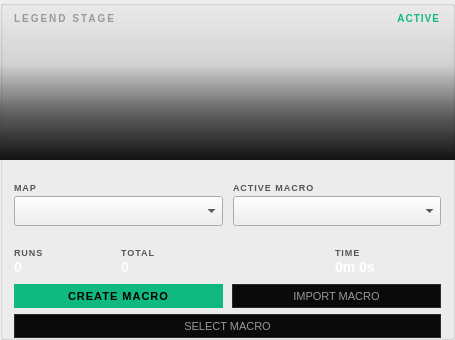
     <widget class="QGroupBox" name="legendModeGroup">
      <property name="geometry">
       <rect>
        <x>988</x>
        <y>75</y>
        <width>455</width>
        <height>340</height>
       </rect>
      </property>
      <property name="title">
       <string/>
      </property>
      <widget class="QFrame" name="legendImageFrame">
       <property name="geometry">
        <rect>
         <x>0</x>
         <y>0</y>
         <width>455</width>
         <height>160</height>
        </rect>
       </property>
       <property name="styleSheet">
        <string>border: none; background-repeat: no-repeat; background-position: center;</string>
       </property>
      </widget>
      <widget class="QFrame" name="legendImageOverlay">
       <property name="geometry">
        <rect>
         <x>0</x>
         <y>0</y>
         <width>455</width>
         <height>160</height>
        </rect>
       </property>
       <property name="styleSheet">
        <string>background: qlineargradient(x1:0, y1:0, x2:0, y2:1, stop:0 rgba(17,17,17,0), stop:0.4 rgba(17,17,17,30), stop:0.7 rgba(17,17,17,160), stop:1 rgba(17,17,17,255)); border: none;</string>
       </property>
      </widget>
      <widget class="QLabel" name="legendModeLabel">
       <property name="geometry">
        <rect>
         <x>14</x>
         <y>10</y>
         <width>120</width>
         <height>16</height>
        </rect>
       </property>
       <property name="styleSheet">
        <string>color: #999; font-size: 10px; font-weight: 700; letter-spacing: 2px; background: transparent;</string>
       </property>
       <property name="text">
        <string>LEGEND STAGE</string>
       </property>
      </widget>
      <widget class="QLabel" name="legendActiveLabel">
       <property name="geometry">
        <rect>
         <x>360</x>
         <y>10</y>
         <width>80</width>
         <height>16</height>
        </rect>
       </property>
       <property name="styleSheet">
        <string>color: #10b981; font-size: 10px; font-weight: 700; letter-spacing: 1px; background: transparent;</string>
       </property>
       <property name="text">
        <string>ACTIVE</string>
       </property>
       <property name="alignment">
        <set>Qt::AlignRight|Qt::AlignVCenter</set>
       </property>
      </widget>
      <widget class="QLabel" name="legendMapLabel">
       <property name="geometry">
        <rect>
         <x>14</x>
         <y>180</y>
         <width>60</width>
         <height>14</height>
        </rect>
       </property>
       <property name="styleSheet">
        <string>color: #555; font-size: 9px; font-weight: 600; letter-spacing: 1px; background: transparent;</string>
       </property>
       <property name="text">
        <string>MAP</string>
       </property>
      </widget>
      <widget class="QLabel" name="legendMacroLabel">
       <property name="geometry">
        <rect>
         <x>233</x>
         <y>180</y>
         <width>120</width>
         <height>14</height>
        </rect>
       </property>
       <property name="styleSheet">
        <string>color: #555; font-size: 9px; font-weight: 600; letter-spacing: 1px; background: transparent;</string>
       </property>
       <property name="text">
        <string>ACTIVE MACRO</string>
       </property>
      </widget>
      <widget class="QComboBox" name="legendMapCombo">
       <property name="geometry">
        <rect>
         <x>14</x>
         <y>196</y>
         <width>209</width>
         <height>30</height>
        </rect>
       </property>
      </widget>
      <widget class="QComboBox" name="legendMacroCombo">
       <property name="geometry">
        <rect>
         <x>233</x>
         <y>196</y>
         <width>208</width>
         <height>30</height>
        </rect>
       </property>
      </widget>
      <widget class="QLabel" name="legendRunsLabel">
       <property name="geometry">
        <rect>
         <x>14</x>
         <y>240</y>
         <width>107</width>
         <height>40</height>
        </rect>
       </property>
       <property name="styleSheet">
        <string>background: transparent;</string>
       </property>
       <property name="text">
        <string>&lt;span style="color:#555;font-size:9px;font-weight:600;letter-spacing:1px;">RUNS&lt;/span>&lt;br>&lt;span style="color:#fff;font-size:14px;font-weight:600;font-family:'Menlo','SF Mono',monospace;">0&lt;/span></string>
       </property>
       <property name="textFormat">
        <enum>Qt::RichText</enum>
       </property>
      </widget>
      <widget class="QLabel" name="legendTotalLabel">
       <property name="geometry">
        <rect>
         <x>121</x>
         <y>240</y>
         <width>107</width>
         <height>40</height>
        </rect>
       </property>
       <property name="styleSheet">
        <string>background: transparent;</string>
       </property>
       <property name="text">
        <string>&lt;span style="color:#555;font-size:9px;font-weight:600;letter-spacing:1px;">TOTAL&lt;/span>&lt;br>&lt;span style="color:#fff;font-size:14px;font-weight:600;font-family:'Menlo','SF Mono',monospace;">0&lt;/span></string>
       </property>
       <property name="textFormat">
        <enum>Qt::RichText</enum>
       </property>
      </widget>
      <widget class="QLabel" name="legendTimeLabel">
       <property name="geometry">
        <rect>
         <x>335</x>
         <y>240</y>
         <width>107</width>
         <height>40</height>
        </rect>
       </property>
       <property name="styleSheet">
        <string>background: transparent;</string>
       </property>
       <property name="text">
        <string>&lt;span style="color:#555;font-size:9px;font-weight:600;letter-spacing:1px;">TIME&lt;/span>&lt;br>&lt;span style="color:#fff;font-size:14px;font-weight:600;font-family:'Menlo','SF Mono',monospace;">0m 0s&lt;/span></string>
       </property>
       <property name="textFormat">
        <enum>Qt::RichText</enum>
       </property>
      </widget>
      <widget class="QPushButton" name="legendCreateMacroButton">
       <property name="geometry">
        <rect>
         <x>14</x>
         <y>284</y>
         <width>209</width>
         <height>24</height>
        </rect>
       </property>
       <property name="styleSheet">
        <string>background: #10b981; color: #000; font-weight: 700; font-size: 11px; border: none; border-radius: 0px; letter-spacing: 1px;</string>
       </property>
       <property name="text">
        <string>CREATE MACRO</string>
       </property>
      </widget>
      <widget class="QPushButton" name="legendImportMacroButton">
       <property name="geometry">
        <rect>
         <x>232</x>
         <y>284</y>
         <width>209</width>
         <height>24</height>
        </rect>
       </property>
       <property name="styleSheet">
        <string>background: #0a0a0a; color: #999; font-size: 11px; border: 1px solid #2a2a2a; border-radius: 0px;</string>
       </property>
       <property name="text">
        <string>IMPORT MACRO</string>
       </property>
      </widget>
      <widget class="QPushButton" name="legendSelectMacroButton">
       <property name="geometry">
        <rect>
         <x>14</x>
         <y>314</y>
         <width>427</width>
         <height>24</height>
        </rect>
       </property>
       <property name="styleSheet">
        <string>background: #0a0a0a; color: #999; font-size: 11px; border: 1px solid #2a2a2a; border-radius: 0px;</string>
       </property>
       <property name="text">
        <string>SELECT MACRO</string>
       </property>
      </widget>
     </widget>
